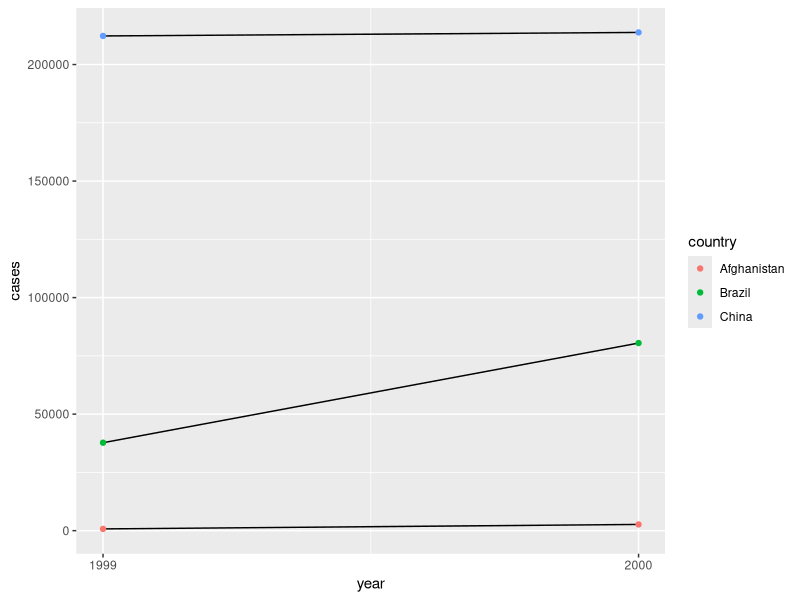

Reproduce this figure in R. (Note: this script raises an error after producing the figure.)
library(tidyverse)

#################################### Ex.12.2.1 ####################################
##Using prose, describe how the variables and observations are organized in each of the sample tables.
## Table 1 has 4 cols and 6 rows - each row contains country (chr), year (int), case (int) and population (int) 
table1
#> # A tibble: 6 x 4
#>   country      year  cases population
#>   <chr>       <int>  <int>      <int>
#> 1 Afghanistan  1999    745   19987071
#> 2 Afghanistan  2000   2666   20595360
#> 3 Brazil       1999  37737  172006362
#> 4 Brazil       2000  80488  174504898
#> 5 China        1999 212258 1272915272
#> 6 China        2000 213766 1280428583
## Table 2 has 4 cols and 12 rows, each row contains country (chr), year (int), type (chr) and count (int) 
table2
#> # A tibble: 12 x 4
#>   country      year type           count
#>   <chr>       <int> <chr>          <int>
#> 1 Afghanistan  1999 cases            745
#> 2 Afghanistan  1999 population  19987071
#> 3 Afghanistan  2000 cases           2666
#> 4 Afghanistan  2000 population  20595360
#> 5 Brazil       1999 cases          37737
#> 6 Brazil       1999 population 172006362
#> # … with 6 more rows
# Table 3 has 3 cols and 6 rows, each row contains country (chr), year (int) and rate (chr) 
table3
#> # A tibble: 6 x 3
#>   country      year rate             
#> * <chr>       <int> <chr>            
#> 1 Afghanistan  1999 745/19987071     
#> 2 Afghanistan  2000 2666/20595360    
#> 3 Brazil       1999 37737/172006362  
#> 4 Brazil       2000 80488/174504898  
#> 5 China        1999 212258/1272915272
#> 6 China        2000 213766/1280428583
# Table 4 is spreated into tow each table has 3 cols and 3 cols, each row contains country (chr), '1999' (int) and '2000' (int) 
# Table 4a filtered by cases, Table 4b filtered by population 
# Spread across two tibbles
table4a  # cases
#> # A tibble: 3 x 3
#>   country     `1999` `2000`
#> * <chr>        <int>  <int>
#> 1 Afghanistan    745   2666
#> 2 Brazil       37737  80488
#> 3 China       212258 213766
table4b  # population
#> # A tibble: 3 x 3
#>   country         `1999`     `2000`
#> * <chr>            <int>      <int>
#> 1 Afghanistan   19987071   20595360
#> 2 Brazil       172006362  174504898
#> 3 China       1272915272 1280428583

##Compute the rate for table2, and table4a + table4b. You will need to perform four operations:
  ##Extract the number of TB cases per country per year.
  ##Extract the matching population per country per year.
## filter table 2 by cases 
t2_cases <- filter(table2, type == "cases") %>% 
  rename(cases = count) %>% 
  arrange(country, year) %>% 
  select(-type)
t2_cases
## filter table 2 by population 
t2_pop <- filter(table2, type == "population") %>% 
  rename(population = count) %>%
  arrange(country, year)%>% 
  select(-type)
t2_pop
  ##Divide cases by population, and multiply by 10000.
t2_cases_df <- tibble(
  year = t2_cases$year,
  country = t2_cases$country,
  cases = t2_cases$cases,
  population = t2_pop$population
) %>%
  mutate(rate = (cases / population) * 10000) %>%
  select(country, year, rate)
t2_cases_df
  ##Store back in the appropriate place.
t2_cases_df <- t2_cases_df %>%
  mutate(type = "rate") %>%
  rename(count = rate)
bind_rows(table2, t2_cases_df) %>%
  arrange(country, year, type, count)

## Table 4 
Table4_df <- tibble(
    country = table4a$country,
    `1999` = table4a[["1999"]] / table4b[["1999"]] * 10000,
    `2000` = table4a[["2000"]] / table4b[["2000"]] * 10000
  ) 
Table4_df

##Which representation is easiest to work with? Which is hardest? Why?
## table4a and table4b sprite the cases and population  into different tables which made it easy to divide cases by population

##Recreate the plot showing change in cases over time using table2 instead of table1. What do you need to do first?
table2 %>%
  filter(type == "cases") %>% ## show only the cases 
  ggplot(aes(year, count)) +
  geom_line(aes(group = country)) +
  geom_point(aes(colour = country)) +
  scale_x_continuous(breaks = unique(table2$year)) +
  ylab("cases")



#################################### Ex.12.3.3 ####################################
##Why are pivot_longer() and pivot_wider() not perfectly symmetrical? Carefully consider the following example:
stocks <- tibble(
  year   = c(2015, 2015, 2016, 2016),
  half  = c(   1,    2,     1,    2),
  return = c(1.88, 0.59, 0.92, 0.17)
)
stocks %>% 
  pivot_wider(names_from = year, values_from = return) %>% 
  pivot_longer(`2015`:`2016`, names_to = "year", values_to = "return")
## because column type information is lost when a data frame is converted from wide to long

##Why does this code fail?
table4a %>% 
  pivot_longer(c(1999, 2000), names_to = "year", values_to = "cases")
#> Error: Can't subset columns that don't exist.
#> ✖ Locations 1999 and 2000 don't exist.
#> ℹ There are only 3 columns.
## The column names 1999 and 2000 are not non-syntactic variable names.

##What would happen if you widen this table? Why? How could you add a new column to uniquely identify each value?
people <- tribble(
  ~name,             ~names,  ~values,
  #-----------------|--------|------
  "Phillip Woods",   "age",       45,
  "Phillip Woods",   "height",   186,
  "Phillip Woods",   "age",       50,
  "Jessica Cordero", "age",       37,
  "Jessica Cordero", "height",   156
)
people
glimpse(people)
##pivot_wider(people, names_from = names, values_from = values)

## it will fails bc, Values are not uniquely identified. 
## there are two rows with values for the age of “Phillip Woods”.

## Tidy the simple tibble below. Do you need to make it wider or longer? What are the variables?
preg <- tribble(
  ~pregnant, ~male, ~female,
  "yes",     NA,    10,
  "no",      20,    12
)
preg 
## by using pivot_longer 
preg_tidy <- preg %>%
  pivot_longer(c(male, female), names_to = "sex", values_to = "count")
## variables 
glimpse(preg) 
glimpse(preg_tidy)



#################################### Ex.12.4.3 ####################################
##What do the extra and fill arguments do in separate()? Experiment with the various options for the following two toy datasets.
tibble(x = c("a,b,c", "d,e,f,g", "h,i,j")) %>% 
  separate(x, c("one", "two", "three"))

tibble(x = c("a,b,c", "d,e", "f,g,i")) %>% 
  separate(x, c("one", "two", "three"))
## The extra argument tells separate() what to do if there are too many pieces
## and the fill argument tells it what to do if there aren’t enough.
## By default, separate() drops extra values with a warning.
## using extra = "drop" gives same result but without a warning msg
tibble(x = c("a,b,c", "d,e,f,g", "h,i,j")) %>%
  separate(x, c("one", "two", "three"), extra = "drop")
## using extra = "merge" merges the g with f instead of dropping it 
tibble(x = c("a,b,c", "d,e,f,g", "h,i,j")) %>%
  separate(x, c("one", "two", "three"), extra = "merge")
## using fill = "right" gives same result but without a warning msg
tibble(x = c("a,b,c", "d,e", "f,g,i")) %>%
  separate(x, c("one", "two", "three"), fill = "right")
## using fill = "left" puts the missing value NA to the lest in column one 
tibble(x = c("a,b,c", "d,e", "f,g,i")) %>%
  separate(x, c("one", "two", "three"), fill = "left")

##Both unite() and separate() have a remove argument. What does it do? Why would you set it to FALSE?
## The remove argument discards input columns in the result data frame. 
## by set it with FALSE it will create a new variable, but keep the old one.

##Compare and contrast separate() and extract(). 
##Why are there three variations of separation (by position, by separator, and with groups), but only one unite?
## separate(), splits a column into multiple columns by separator
## extract() uses a regular expression to specify groups in character vector and split that single character vector into multiple columns
## separate() and extract() convert one column to many columns, unite() converts many columns to one 



#################################### Ex.12.5.1 ####################################
##Compare and contrast the fill arguments to pivot_wider() and complete()
## the fill arguments in pivot_wider() and complete() set vales to replace NA.
## pivot_wider() fill argument accepts a single value
## complete() fill argument is named list, allowing for different values for different variables
##What does the direction argument to fill() do?
## direction aegument determines whether NA values should be replaced by the previous non-missing value ("down") or the next non-missing value ("up").



#################################### Ex.12.6.1 ####################################
who1 <- who %>% 
  pivot_longer(
    cols = new_sp_m014:newrel_f65, 
    names_to = "key", 
    values_to = "cases", 
    values_drop_na = TRUE
  )
##In this case study I set values_drop_na = TRUE just to make it easier to check that we had the correct values. 
##Is this reasonable?  depends on how missing values are represented 
##Think about how missing values are represented in this dataset. Are there implicit missing values? 
nrow(who) ## 7240
who %>% 
  complete(country, year) %>%
  nrow() ## 7446
## Since the nrow() in complete(country, year) is greater than nrow(who), there are some implicit values.
##What’s the difference between an NA and zero?
## 0, which mean they are explicitly stated as no-case
## NAs in each column are different, which means that in a given year for a country, there are both missing and non-missing cases.
  
##What happens if you neglect the mutate() step? (mutate(names_from = stringr::str_replace(key, "newrel", "new_rel")))

##I claimed that iso2 and iso3 were redundant with country. Confirm this claim.

##For each country, year, and sex compute the total number of cases of TB. Make an informative visualisation of the data.




#################################################################### 13 ####################################################################
#################################### Ex.13.2.1 ####################################
##Imagine you wanted to draw (approximately) the route each plane flies from its origin to its destination. 
##What variables would you need?
## from flight table (origin) and destination (dest) airport of each flight. 
## from airports table longitude (lon) and latitude (lat) of each airport.
##What tables would you need to combine? Two joins for flights to airports, one for log and lat of origin airport, another for long and lat of destination airport

##I forgot to draw the relationship between weather and airports. What is the relationship and how should it appear in the diagram?
##weather only contains information for the origin (NYC) airports. 
##If it contained weather records for all airports in the USA, what additional relation would it define with flights?
  
##We know that some days of the year are “special”, and fewer people than usual fly on them. 
##How might you represent that data as a data frame? What would be the primary keys of that table? How would it connect to the existing tables?







